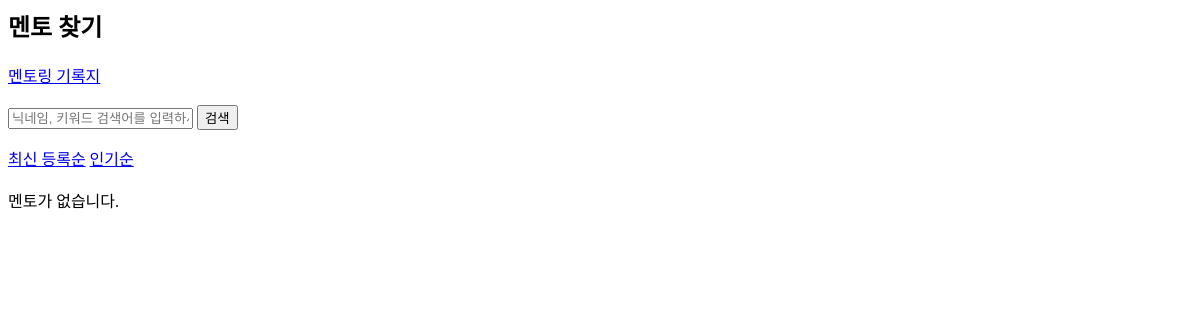
Before: /mentoring/ with the older database file.
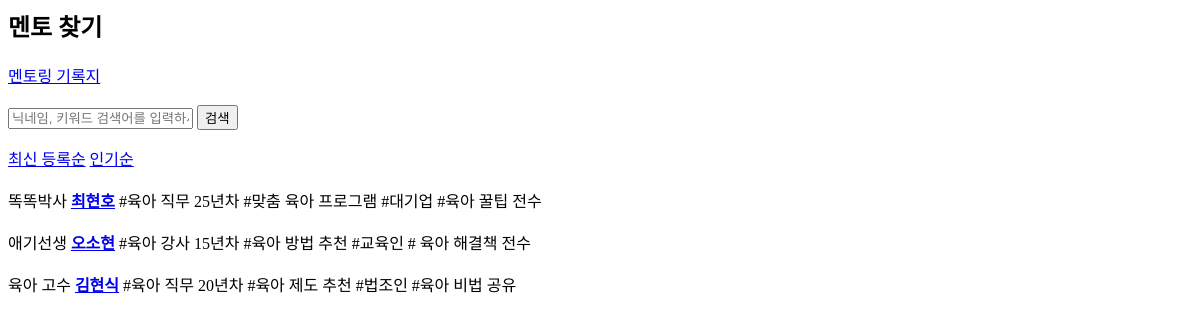
After: the same page with the newer database file.
### mentoring/models.py (models this page shows, shortened)
class Mento(models.Model):
    name = models.CharField(max_length=50)
    intro = models.TextField()
    content_1 = models.CharField(max_length=150)
    content_2 = models.CharField(max_length=150,null=True, blank=True)
    content_3 = models.CharField(max_length=150,null=True, blank=True)
    content_4 = models.CharField(max_length=150,null=True, blank=True)
    time = models.TextField(null=True, blank=True)
    nickname = models.CharField(max_length=100)
    tag = models.TextField()

### mentoring/views.py (the view, shortened to what this page needs)
# urls.py: path('', home, name='home'),
def home(request):
    mentos = Mento.objects.all()
    sort = request.GET.get('sort', 'latest')
    search = request.GET.get('search', '')
    if sort == 'popular':
        mentos = mentos.annotate(popularity=Count('questions')).order_by('-popularity', '-id')
    else:
        mentos = mentos.order_by('-id')
    return render(request, 'mentoring/home.html', {'mentos': mentos, 'search': search})

### mentoring/templates/mentoring/home.html
<body>
    <h2>멘토 찾기</h2>
    <a href="{%url 'mentoring:record-sheet'%}">멘토링 기록지</a><br><br>
    <form method="GET" action="{% url 'mentoring:home' %}">
        <input name="search" type="text" placeholder="닉네임, 키워드 검색어를 입력하세요.">
        <button type="submit">검색</button>
    </form>
        <a href="{% url 'mentoring:home' %}?sort=latest">최신 등록순</a>
        <a href="{% url 'mentoring:home' %}?sort=popular">인기순</a><br><br>
{% if mentos %}
    {% for mento in mentos %}
        {{ mento.nickname }}
        <b><a href="{% url 'mentoring:detail' mento.id %}">{{ mento.name }}</a></b>
        {{ mento.tag }}<br><br>
    {% endfor %}
{% else %}
    멘토가 없습니다.
{% endif %}
</body>

Changed rows visible on the page:
added Mento: nickname "똑똑박사", name "최현호", tag "#육아 직무 25년차 #맞춤 육아 프로그램 #대기업 #육아 꿀팁 전수"
added Mento: nickname "애기선생", name "오소현", tag "#육아 강사 15년차 #육아 방법 추천 #교육인 # 육아 해결책 전수"
added Mento: nickname "육아 고수", name "김현식", tag "#육아 직무 20년차 #육아 제도 추천 #법조인 #육아 비법 공유"
Other visible differences:
text no longer shown: "멘토가 없습니다."
